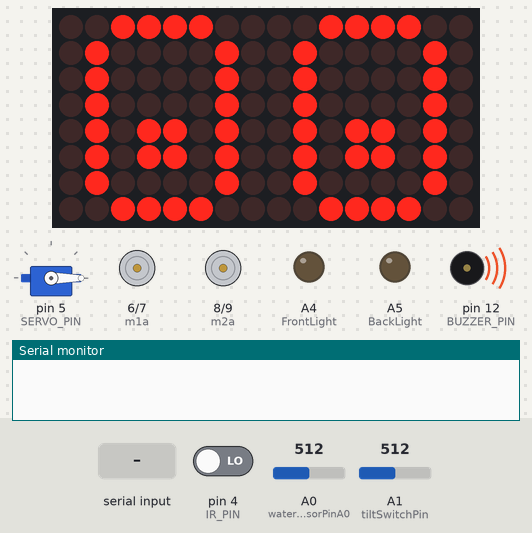
Recording of a sketch running on a simulated Arduino Uno, built with avr-gcc and run on an emulated ATmega328P. Shown: servo, 16×8 LED matrix, motor-driver pin pairs drawn as motors (green arrow = first pin HIGH = forward, orange = second pin HIGH = backward, longer = more drive), output pins drawn as LEDs (lit = HIGH), buzzer (waves = sounding), the last lines printed to the serial monitor. Inputs (shaded band) come from the test bench; at power-on: pin 4 (IR_PIN) LOW, A0 (waterSensorPinA0) = 512, A1 (tiltSwitchPin) = 512.

Above: at 1.2 s.
1.3 s: "F" received over Serial
At 2.4 s:
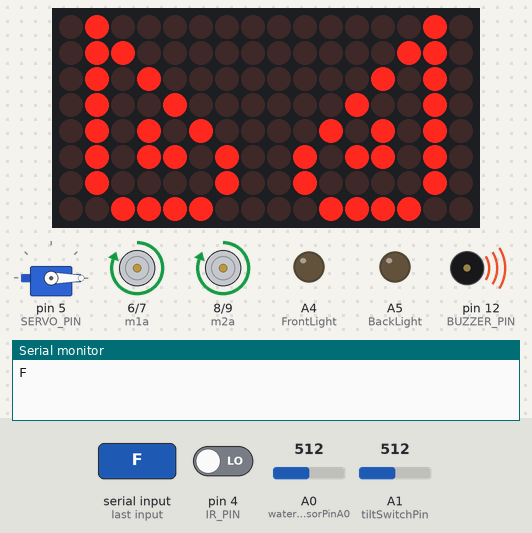
2.8 s: "B" received over Serial
At 3.4 s:
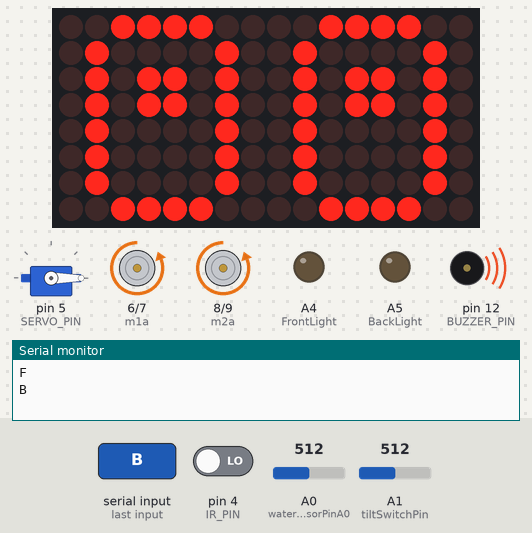
4.3 s: "L" received over Serial
At 5.5 s:
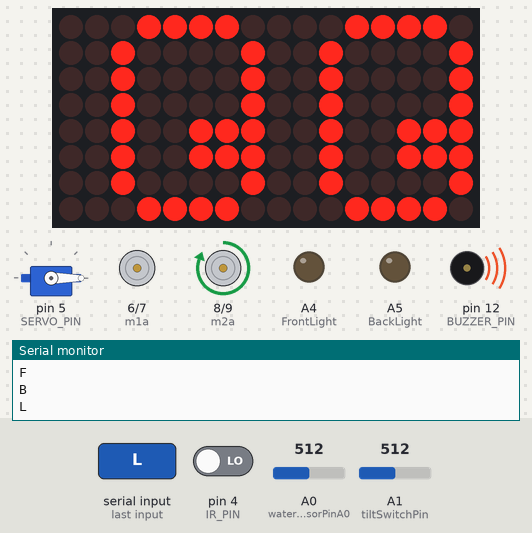
5.8 s: "R" received over Serial
At 6.9 s:
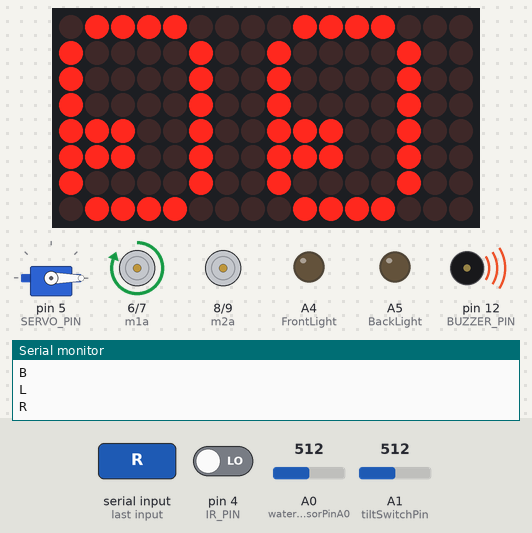
7.3 s: byte 85 ('U') received over Serial
At 7.9 s:
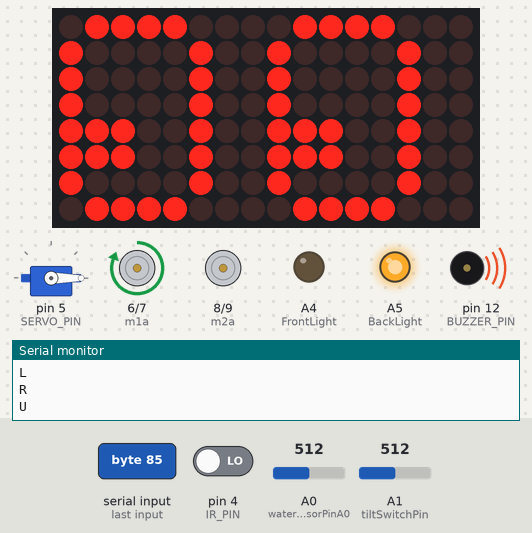
8.8 s: byte 88 ('X') received over Serial
At 10.2 s:
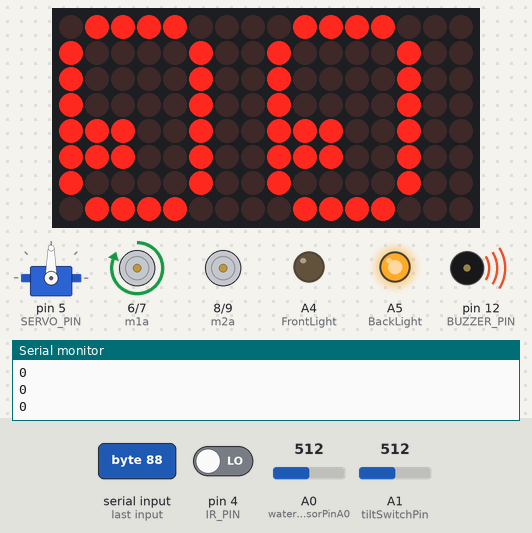
Timing chart, 0 to 11.3 s (numbered marks = the images above; inputs shaded):
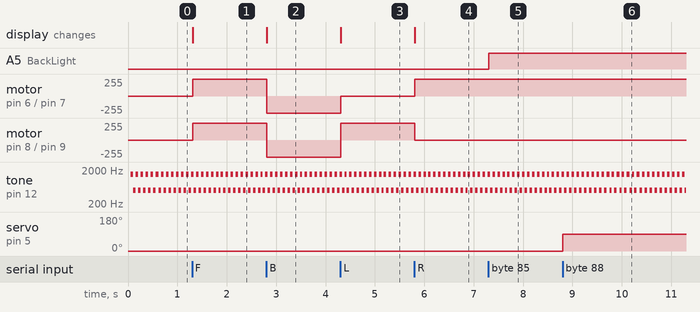

Measured:
- after the input at 1.3 s, motor on pin 6 (m1a) / pin 7 (m1b), motor on pin 8 (m2a) / pin 9 (m2b): stopped → forward 255/255 at once; the display: changes at once (image 1)
- after the input at 2.8 s, motor on pin 6 (m1a) / pin 7 (m1b), motor on pin 8 (m2a) / pin 9 (m2b): forward 255/255 → backward 255/255 at once; the display: changes at once (image 2)
- after the input at 4.3 s, motor on pin 6 (m1a) / pin 7 (m1b): backward 255/255 → stopped at once; motor on pin 8 (m2a) / pin 9 (m2b): backward 255/255 → forward 255/255 at once; the display: changes at once (image 3)
- after the input at 5.8 s, motor on pin 6 (m1a) / pin 7 (m1b): stopped → forward 255/255 at once; motor on pin 8 (m2a) / pin 9 (m2b): forward 255/255 → stopped at once; the display: changes at once (image 4)
- after the input at 7.3 s, A5 (BackLight): LOW → HIGH at once
- after the input at 8.8 s, servo on pin 5 (SERVO_PIN): 0° → 90° at once
- by itself, tone on pin 12 (BUZZER_PIN): alternates 1500 Hz for 0.05 s and 500 Hz for 0.05 s

The sketch:

BLUETOOTH_CAR_WITH_SENSORS.ino
```cpp
#include "LedControl.h"
#include "binary.h"
#include <Servo.h>

const int IR_PIN = 4;
const int SERVO_PIN = 5;
Servo servoMotor;

LedControl lc=LedControl(11,13,10,2);

int m1a = 6;
int m1b = 7;
int m2a = 8;
int m2b = 9;

int FrontLight = A4;
int BackLight = A5;
int BUZZER_PIN = 12;
int tiltSwitchPin = A1; // connect the tilt switch to pin 6
int waterSensorPinA0 = A0; // connect the water sensor to analog pin A0

int threshold = 500; // set the water level threshold
int tiltThreshold = 1000;
bool buzz = false;
bool eyes = false;
bool equip = false;
char command;


void setup()
{
  Serial.begin(9600);
  pinMode(m1a, OUTPUT);  // Digital pin 10 set as output Pin
  pinMode(m1b, OUTPUT);  // Digital pin 11 set as output Pin
  pinMode(m2a, OUTPUT);  // Digital pin 12 set as output Pin
  pinMode(m2b, OUTPUT);  // Digital pin 13 set as output Pin
  pinMode(FrontLight, OUTPUT);
  pinMode(BackLight, OUTPUT);
  pinMode(BUZZER_PIN, OUTPUT);
  pinMode(tiltSwitchPin, INPUT_PULLUP);

  analogWrite(FrontLight, 0);
  analogWrite(BackLight, 0);
  digitalWrite(BUZZER_PIN, LOW);
  digitalWrite(m1a, LOW);
  digitalWrite(m1b, LOW);
  digitalWrite(m2a, LOW);
  digitalWrite(m2b, LOW);
  Stop();

  int devices=lc.getDeviceCount();
  for(int address=0;address<devices;address++) {
    lc.shutdown(address,false);
    lc.setIntensity(address,8);
    lc.clearDisplay(address);
  }

    // Set up the IR sensor pin as an input
  pinMode(IR_PIN, INPUT);

  // Set up the servo motor pin as an output
  servoMotor.attach(SERVO_PIN);
}

void loop(){
  if (eyes == false) {
    Idle();
  }
  if(Serial.available() > 0){
    command = Serial.read();
    Serial.println(command);
    if (command != 'S'){
      switch(command){
      case 'F':
        eyes = true;
        angry();
        forward();
        break;
      case 'B':
        eyes = true;
        lookBack();
        back();
        break;
      case 'L':
        eyes = true;
        lookLeft();
        left();
        break;
      case 'R':
        eyes = true;
        lookRight();
        right();
        break;
      case 'I':
        eyes = true;
        forwardRight();
        lookRight();
        right();
        break;
      case 'G':
        eyes = true;
        forwardLeft();
        lookLeft();
        break;
      case 'J':
        eyes = true;
        backwardRight();
        lookLeft();

        break;
      case 'H':
        eyes = true;
        backwardLeft();
        lookRight();
        break;
      }

    if (command == 'W'){
      // Front Lights on
      analogWrite(FrontLight, 255);
    }else if (command == 'w'){
      // Front Lights off
      analogWrite(FrontLight, 0);
    }
    // Back Light
    if (command == 'U'){
      // Back Lights on
      analogWrite(BackLight, 255);
    }else if (command == 'u'){
      // Back Lights off
      analogWrite(BackLight, 0);
    }

    // SIREN
    if (command == 'V') {
      // tone(BUZZER_PIN, 440);
      buzz = true;
    } else if (command == 'v') {
      // noTone(BUZZER_PIN); // turn off horn tone
      buzz = false;
    }

    if (command == 'X') {
      equip = true;
    } else if (command == 'x') {
      equip = false;
    }
    }else{
      Stop();
      Idle();
    }
  }

  if (buzz){
    tone(BUZZER_PIN, 440);
  }else{
    int waterLevel = analogRead(waterSensorPinA0);
    int tiltValue = analogRead(tiltSwitchPin);

    if (waterLevel > threshold) {
      Sound();
    }else if (tiltValue < tiltThreshold) {
      Sound();
    }
    else {
      noTone(BUZZER_PIN);
    }
  }

  if (equip){
    int irValue = digitalRead(IR_PIN);
    Serial.println(irValue);
    if (irValue == LOW) {
      servoMotor.write(90);
    }
  }else {
    servoMotor.write(0);
  }

}

byte idle[8] = {
  0x3c,0x42,0x42,0x42,0x5a,0x5a,0x42,0x3c
};

byte angryleft[8] = {
  0x40, 0x60, 0x50, 0x48, 0x54, 0x5A, 0x42, 0x3C
};
byte angryright[8] = {
  0x02,0x06,0x0a,0x12,0x2a,0x5a,0x42,0x3c
};

byte lookleft[8] = {
  0x1e, 0x21, 0x21, 0x21, 0x27, 0x27, 0x21, 0x1e
};
byte lookright[8] = {
  0x78, 0x84, 0x84, 0x84, 0xE4, 0xE4, 0x84, 0x78
};
byte lookback[8] = {
  0x3c,0x42,0x5a,0x5a,0x42,0x42,0x42,0x3c
};


void angry() {
  for (int j = 0; j < 8; j++) {
    lc.setRow(0, j, angryleft[j]);
    lc.setRow(1, j, angryright[j]);
  }
}

void lookLeft() {
  for (int j = 0; j < 8; j++) {
    lc.setRow(0, j, lookleft[j]);
    lc.setRow(1, j, lookleft[j]);
  }
}
void lookRight() {
  for (int j = 0; j < 8; j++) {
    lc.setRow(0, j, lookright[j]);
    lc.setRow(1, j, lookright[j]);
  }
}
void lookBack() {
  for (int j = 0; j < 8; j++) {
    lc.setRow(0, j, lookback[j]);
    lc.setRow(1, j, lookback[j]);
  }
}
void Idle() {
  for (int j = 0; j < 8; j++) {
    lc.setRow(0, j, idle[j]);
    lc.setRow(1, j, idle[j]);
  }
}

void forward()
{
  digitalWrite(m1a, HIGH);
  digitalWrite(m1b, LOW);
  digitalWrite(m2a, HIGH);
  digitalWrite(m2b, LOW);
}

void back()
{
  digitalWrite(m1a, LOW);
  digitalWrite(m1b, HIGH);
  digitalWrite(m2a, LOW);
  digitalWrite(m2b, HIGH);
}

void left()
{
  digitalWrite(m1a, LOW);
  digitalWrite(m1b, LOW);
  digitalWrite(m2a, HIGH);
  digitalWrite(m2b, LOW);
}

void right()
{
  digitalWrite(m1a, HIGH);
  digitalWrite(m1b, LOW);
  digitalWrite(m2a, LOW);
  digitalWrite(m2b, LOW);
}

void Stop()
{
  digitalWrite(m1a, LOW);
  digitalWrite(m1b, LOW);
  digitalWrite(m2a, LOW);
  digitalWrite(m2b, LOW);
}

void forwardRight()
{
  digitalWrite(m1a, HIGH);
  digitalWrite(m1b, LOW);
  digitalWrite(m2a, LOW);
  digitalWrite(m2b, LOW);
}

void forwardLeft()
{
  digitalWrite(m1a, LOW);
  digitalWrite(m1b, LOW);
  digitalWrite(m2a, HIGH);
  digitalWrite(m2b, LOW);
}

void backwardRight()
{
  digitalWrite(m1a, LOW);
  digitalWrite(m1b, LOW);
  digitalWrite(m2a, LOW);
  digitalWrite(m2b, HIGH);
}

void backwardLeft()
{
  digitalWrite(m1a, LOW);
  digitalWrite(m1b, HIGH);
  digitalWrite(m2a, LOW);
  digitalWrite(m2b, LOW);
}

unsigned long previousMillis = 0;
const long interval = 50; // blink interval in milliseconds
bool buzzerOn = false;
unsigned long previousStateChangeMillis = 0;
const long stateChangeInterval = 50;

void Sound()
{
  unsigned long currentMillis = millis();
  if (currentMillis - previousMillis >= interval) {
    previousMillis = currentMillis;
    buzzerOn = !buzzerOn;
    if (buzzerOn) {
      tone(BUZZER_PIN, 1500);
    } else {
      // noTone(buzzerPin);
      tone(BUZZER_PIN, 500);
    }
    previousStateChangeMillis = currentMillis;
  }
}
```
